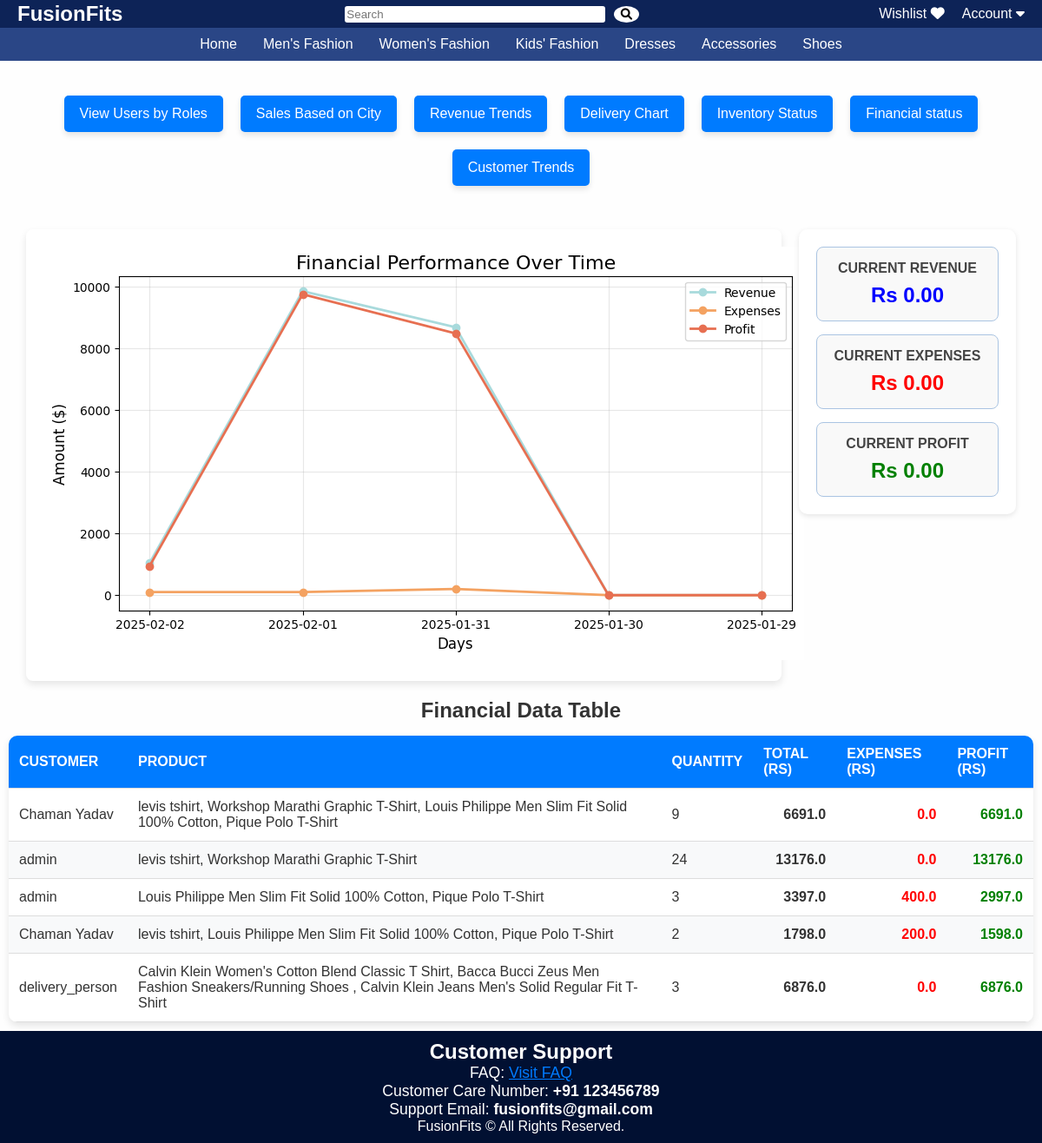
Page /visualization/financial_health on the committed database.
### app/models.py (models this page shows, shortened)
class OrderDetails(db.Model):
    __tablename__ = "order_details"
    id = db.Column(db.Integer, primary_key=True)
    user_name = db.Column(db.String(100), nullable=False)
    user_email = db.Column(db.String(100), nullable=False)
    user_contact = db.Column(db.String(20), nullable=False)
    user_address = db.Column(db.String(200), nullable=False)
    user_city = db.Column(db.String(100), nullable=False)
    subtotal = db.Column(db.Float, nullable=False)
    delivery_charges = db.Column(db.Float, nullable=False)
    grand_total = db.Column(db.Float, nullable=False)
    order_date = db.Column(db.DateTime, nullable=False)
    delivered_date = db.Column(db.DateTime, nullable=True)  # Added Delivered_Date
    user_id = db.Column(db.Integer, db.ForeignKey("user.id",name="u_id"), nullable=False)  # Added user_id
    assigned_delivery_person_id = Column(Integer, ForeignKey("user.id",name="d_id"), nullable=True)
    status_options = Enum("Pending", "Shipped", "Delivered", "Failed")
    status = db.Column(status_options, default="Pending", nullable=False)  # Corrected Enum usage
    user = relationship("User", foreign_keys=[user_id])
    assigned_delivery_person = relationship("User", foreign_keys=[assigned_delivery_person_id])
    products = relationship("Product", secondary="ordered_product", viewonly=True)

class Product(db.Model):
    __tablename__ = "product"
    id = db.Column(db.Integer, primary_key=True)
    name = db.Column(db.String(100), nullable=False)
    price = db.Column(db.Float, nullable=False)
    description = db.Column(db.String(255), nullable=False)
    category = db.Column(db.String(100), nullable=False)
    quantity = db.Column(db.Integer, nullable=False)
    manufacturer = db.Column(db.String(100), nullable=True)
    country_of_origin = db.Column(db.String(50), nullable=True)
    avg_rating = db.Column(db.Float, nullable=True)
    discount = db.Column(db.Float, default=0.0, nullable=True)
    size = db.Column(db.String(20))  # Ensure this line exists
    colour = db.Column(db.String(20), nullable=True)
    gender = db.Column(db.String(10), nullable=True)  # New field for gender
    images = db.relationship("ProductImage", backref="product", lazy=True)
    ratings = relationship("Rating", back_populates="product")

### app/visualization.py (the view)
@visualization.route("/financial_health")
def financial_health():
    orders = OrderDetails.query.all()
    today = datetime.today()
    days = [(today - timedelta(days=i)).strftime('%Y-%m-%d') for i in range(5)]
    revenue, expenses, profit = [], [], []
    for day in days:
        day_orders = [order for order in orders if order.order_date.strftime('%Y-%m-%d') == day]
        day_revenue = sum(order.grand_total if order.grand_total is not None else 0 for order in day_orders)
        day_expenses = sum(order.delivery_charges if order.delivery_charges is not None else 0 for order in day_orders)
        day_profit = day_revenue - day_expenses
        revenue.append(day_revenue)
        expenses.append(day_expenses)
        profit.append(day_profit)
    financial_data = [
        {
            "customer": order.user_name,
            "product": ", ".join([product.name for product in order.products]),
            "quantity": sum([product.quantity for product in order.orders]),
            "total": order.grand_total,
            "expenses": order.delivery_charges,
            "profit": order.grand_total - order.delivery_charges
        } for order in orders[:5]
    ]
    real_time_analytics = {
        "Current Revenue": f"Rs {revenue[-1]:,.2f}",
        "Current Expenses": f"Rs {expenses[-1]:,.2f}",
        "Current Profit": f"Rs {profit[-1]:,.2f}",
    }
    plt.figure(figsize=(10, 5))
    pastel_colors = {"Revenue": "#a8dadc", "Expenses": "#f4a261", "Profit": "#e76f51"}
    plt.plot(days, revenue, marker='o', label="Revenue", color=pastel_colors["Revenue"], linewidth=2)
    plt.plot(days, expenses, marker='o', label="Expenses", color=pastel_colors["Expenses"], linewidth=2)
    plt.plot(days, profit, marker='o', label="Profit", color=pastel_colors["Profit"], linewidth=2)
    plt.title("Financial Performance Over Time", fontsize=16)
    plt.xlabel("Days", fontsize=12)
    plt.ylabel("Amount ($)", fontsize=12)
    plt.legend(fontsize=10)
    plt.grid(alpha=0.3)
    img_line = io.BytesIO()
    plt.savefig(img_line, format='png', bbox_inches='tight')
    img_line.seek(0)
    img_line_base64 = base64.b64encode(img_line.getvalue()).decode('utf-8')
    plt.close()
    return render_template("financial_health.html",
                           img_line_base64=img_line_base64,
                           real_time_analytics=real_time_analytics,
                           days=days,
                           revenue=revenue,
                           expenses=expenses,
                           profit=profit,
                           financial_data=financial_data)

### app/templates/financial_health.html (shortened to what this page needs)
<!DOCTYPE html>
<html lang="en">
<head>
</head>
<body>
    {% extends "home.html" %}
    {% block content %}
    <div class="form-container">
        <div class="button-container">
            <a href="/visualization/roles_chart" class="button">View Users by Roles</a>
            <a href="/visualization/sales_by_city" class="button">Sales Based on City</a>
            <a href="/visualization/revenue_trends" class="button">Revenue Trends</a>
            <a href="/visualization/delivery_chart" class="button">Delivery Chart</a>
            <a href="/visualization/inventory_status" class="button">Inventory Status</a>
            <a href="/visualization/financial_health" class="button">Financial status</a>
            <a href="/visualization/customer_trends" class="button">Customer Trends</a>
        </div>
        <div class="content">
            <div class="chart-container">
                <img alt="Revenue Chart">
            </div>
            <div class="analytics-section">
                <div class="analytics-box">
                    <h2>Current Revenue</h2>
                    <p style="font-size: 24px; color: blue;">{{ real_time_analytics['Current Revenue'] }}</p>
                </div>
                <div class="analytics-box">
                    <h2>Current Expenses</h2>
                    <p style="font-size: 24px; color: red;">{{ real_time_analytics['Current Expenses'] }}</p>
                </div>
                <div class="analytics-box">
                    <h2>Current Profit</h2>
                    <p style="font-size: 24px; color: green;">{{ real_time_analytics['Current Profit'] }}</p>
                </div>
            </div>
        </div>
        <h3>Financial Data Table</h3>
        <table>
            <thead>
                <tr>
                    <th>Customer</th>
                    <th>Product</th>
                    <th>Quantity</th>
                    <th>Total (Rs)</th>
                    <th>Expenses (Rs)</th>
                    <th>Profit (Rs)</th>
                </tr>
            </thead>
            <tbody>
                {% for record in financial_data %}
                    <tr>
                        <td>{{ record.customer }}</td>
                        <td>{{ record.product }}</td>
                        <td>{{ record.quantity }}</td>
                        <td>{{ record.total }}</td>
                        <td>{{ record.expenses }}</td>
                        <td>{{ record.profit }}</td>
                    </tr>
                {% endfor %}
            </tbody>
        </table>
    </div>
    {% endblock %}

### app/templates/home.html (style rules this page uses)
* { margin: 0; padding: 0; box-sizing: border-box; font-family: Arial, sans-serif; }
body { font-family: Arial, sans-serif; margin: 0; padding: 0; background-color: #f4f4f4; }

### rows in the picture
OrderDetails: customer "Chaman Yadav", product "levis tshirt, Workshop Marathi Graphic T-Shirt, Louis Philippe Men Slim Fit Solid 100% Cotton, Pique Polo T-Shirt", quantity "9", total "6691.0", expenses "0.0", profit "6691.0"
OrderDetails: customer "admin", product "levis tshirt, Workshop Marathi Graphic T-Shirt", quantity "24", total "13176.0", expenses "0.0", profit "13176.0"
OrderDetails: customer "admin", total "3397.0", expenses "400.0"
Product: product "Louis Philippe Men Slim Fit Solid 100% Cotton, Pique Polo T-Shirt"
OrderDetails: customer "Chaman Yadav", product "levis tshirt, Louis Philippe Men Slim Fit Solid 100% Cotton, Pique Polo T-Shirt", quantity "2", total "1798.0", expenses "200.0", profit "1598.0"
OrderDetails: customer "delivery_person", product "Calvin Klein Women's Cotton Blend Classic T Shirt, Bacca Bucci Zeus Men Fashion Sneakers/Running Shoes , Calvin Klein Jeans Men's Solid Regular Fit T-Shirt", quantity "3", total "6876.0", expenses "0.0", profit "6876.0"

### other values in the picture
{{ real_time_analytics['Current Revenue'] }} "Rs 0.00"
{{ real_time_analytics['Current Expenses'] }} "Rs 0.00"
{{ real_time_analytics['Current Profit'] }} "Rs 0.00"
{{ record.quantity }} "3"
{{ record.profit }} "2997.0"
